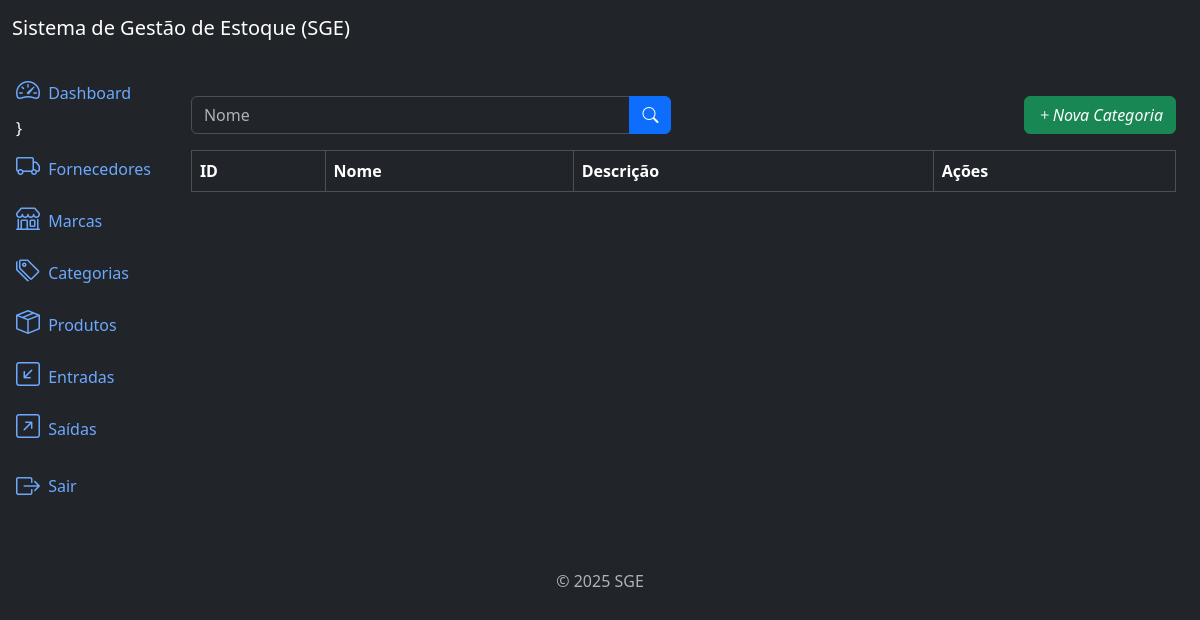
Before: /categories/list/ (signed in) with the older database file.
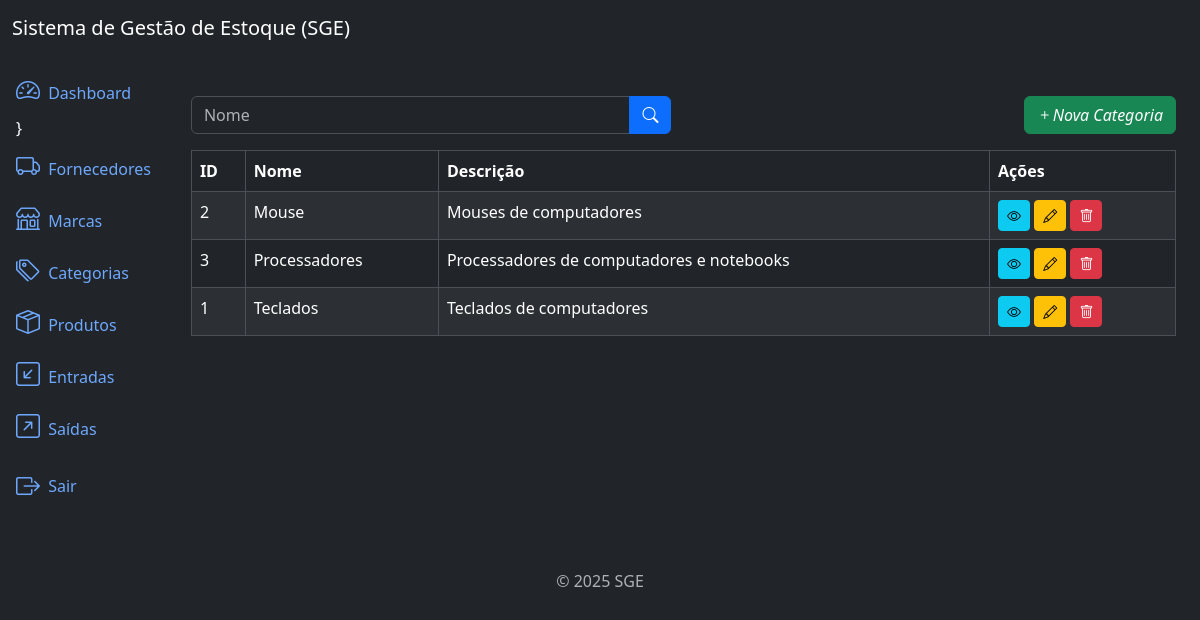
After: the same page with the newer database file.
### categories/models.py (models this page shows, shortened)
class Category(models.Model):
    name = models.CharField(max_length=500)
    description = models.TextField(null=True, blank=True)
    created_at = models.DateTimeField(auto_now_add=True)
    updated_at = models.DateTimeField(auto_now=True)
    class Meta:
        verbose_name = 'Category'
        verbose_name_plural = 'Categories'
        ordering = ['name']

### categories/views.py (the view)
# urls.py: path('categories/list/', CategoryListView.as_view(), name='category_list'),
class CategoryListView(LoginRequiredMixin, PermissionRequiredMixin, ListView):
    model = Category
    template_name = 'category_list.html'
    context_object_name = 'categories'
    paginate_by = 10
    permission_required = 'categories.view_category'
    def get_queryset(self):
        queryset = super().get_queryset()
        name = self.request.GET.get('name')
        if name:
            queryset = queryset.filter(name__icontains=name)
        return queryset

### categories/templates/category_list.html (shortened to what this page needs)
{% extends 'base.html' %}
{% block content %}
    <div class="row mb-3">
        <div class="col-md-6">
            <form method="get" action="{% url 'category_list' %}">
                <div class="input-group">
                  <input type="text" class="form-control" name="name" placeholder="Nome" value="{{ request.GET.name }}">
                  <button type="submit" class="btn btn-primary">
                    <i class="bi bi-search"></i>
                  </button>
                </div>
            </form>
        </div>
        {% if perms.categories.add_category %}
        <div class="col-md-6">
            <a href="{% url 'category_create' %}" class="btn btn-success float-end">
                <i class="bi bi-plus">Nova Categoria</i>
            </a>
        </div>
        {% endif %}
    </div>
    <div class="table-responsive">
        <table class="table table-striped table-bordered">
            <thead class="thead-dark">
                <tr>
                    <th>ID</th>
                    <th>Nome</th>
                    <th>Descrição</th>
                    <th>Ações</th>
                </tr>
            </thead>
            <tbody>
                {% for category in categories %}
                <tr>
                    <td>{{ category.id }}</td>
                    <td>{{ category.name }}</td>
                    <td>{{ category.description }}</td>
                    <td>
                        {% if perms.categories.view_category %}
                        <a href="{% url 'category_detail' category.id %}" class="btn btn-info btn-sm">
                            <i class="bi bi-eye"></i>
                        </a>
                        {% endif %}
                        {% if perms.categories.change_category %}
                        <a href="{% url 'category_update' category.id %}" class="btn btn-warning btn-sm">
                            <i class="bi bi-pencil"></i>
                        </a>
                        {% endif %}
                        {% if perms.categories.delete_category %}
                        <a href="{% url 'category_delete' category.id %}" class="btn btn-danger btn-sm">
                            <i class="bi bi-trash"></i>
                        </a>
                        {% endif %}
                    </td>
                </tr>
                {% endfor %}
            </tbody>
        </table>
    </div>
{% endblock %}

Changed rows visible on the page:
added Category: id "2", name "Mouse", description "Mouses de computadores"
added Category: id "3", name "Processadores", description "Processadores de computadores e notebooks"
added Category: id "1", name "Teclados", description "Teclados de computadores"
